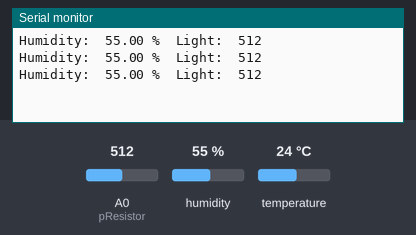
Simulated run of this sketch. Board: Arduino Uno, built with avr-gcc and run on an emulated ATmega328P. Shown: the last lines printed to the serial monitor. The test bench sets the inputs (shaded band); at power-on: humidity 55 %, A0 (pResistor) = 512, temperature 24 °C.

Above: at 1.8 s.
1.9 s: humidity set to 22 %
At 3.0 s:
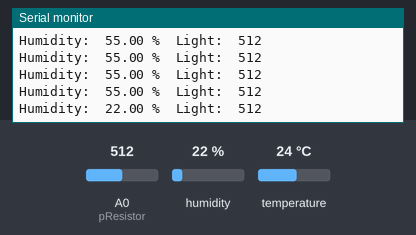
3.4 s: A0 (pResistor) set to 716
At 4.5 s:
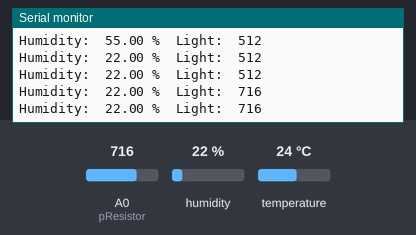
4.9 s: humidity set to 40 %
At 6.3 s:
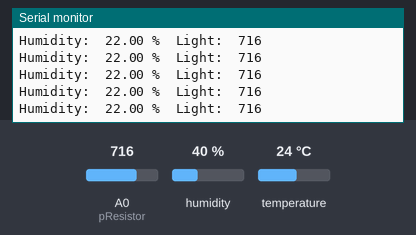
6.4 s: A0 (pResistor) set to 900
At 7.0 s:
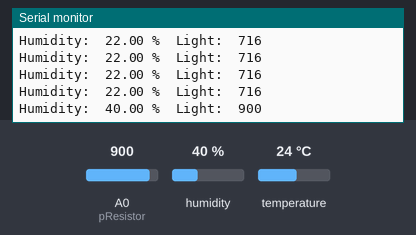
Timing chart, 0 to 8.9 s (numbered marks = the images above; inputs shaded):
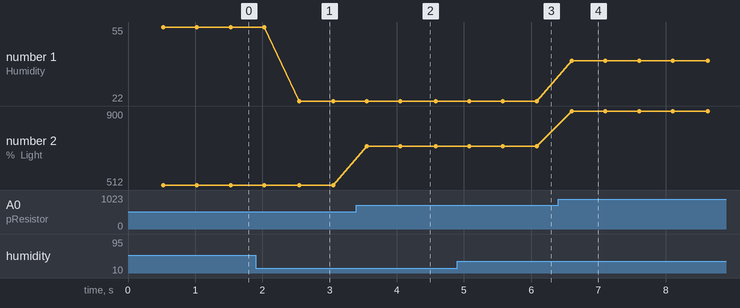

Measured:
- after the input at 1.9 s, the serial monitor: prints a new line after 0.65 s (image 1)
- after the input at 3.4 s, the serial monitor: prints a new line after 0.15 s (image 2)
- after the input at 6.4 s, the serial monitor: prints a new line after 0.20 s (image 4)
- plotted number 1: 55 → 22 after the input at 1.9 s
- plotted number 2: 512 → 716 after the input at 3.4 s, 716 → 900 after the input at 6.4 s

The sketch:

arduino_code_1.ino
```cpp
// Example testing sketch for various DHT humidity/temperature sensors
// Written by ladyada, public domain

//https://www.instructables.com/How-to-use-a-photoresistor-or-photocell-Arduino-Tu/
//https://randomnerdtutorials.com/complete-guide-for-dht11dht22-humidity-and-temperature-sensor-with-arduino/

#include "DHT.h"

#define DHTPIN 2     // what pin we're connected to

// Uncomment whatever type you're using!
#define DHTTYPE DHT11   // DHT 11
//#define DHTTYPE DHT22   // DHT 22  (AM2302)
//#define DHTTYPE DHT21   // DHT 21 (AM2301)

// Initialize DHT sensor for normal 16mhz Arduino
DHT dht(DHTPIN, DHTTYPE);
const int pResistor = A0;
int value;


void setup() {
  Serial.begin(9600);
  pinMode(pResistor, INPUT);

  dht.begin();
}

void loop() {

  // Wait a few seconds between measurements.
  delay(500);
  value = analogRead(pResistor);

  // Reading temperature or humidity takes about 250 milliseconds!
  // Sensor readings may also be up to 2 seconds 'old' (its a very slow sensor)
  float h = dht.readHumidity();
  // Read temperature as Celsius
  float t = dht.readTemperature();
  // Read temperature as Fahrenheit
  float f = dht.readTemperature(true);

  // Check if any reads failed and exit early (to try again).
  if (isnan(h) || isnan(t) || isnan(f)) {
    Serial.println("Failed to read from DHT sensor!");
    return;
  }

  // Compute heat index
  // Must send in temp in Fahrenheit!
  float hi = dht.computeHeatIndex(f, h);

  Serial.print("Humidity:\t");
  if(h < 10)
  {
    Serial.print("0");
  }
  Serial.print(h);
  Serial.print(" %\t");
  //Serial.print("Temperature:\t");
  //Serial.print(t);
  //Serial.print(" *C\t");
  //Serial.print(f);
  //Serial.print(" *F\t");
  //Serial.print("Heat index:\t");
  //Serial.print(hi);
  //Serial.print(" *F\t");
  Serial.print("Light:\t");
  if(value < 100)
  {
    Serial.print("0");
  }
  if(value < 10)
  {
    Serial.print("0");
  }
  Serial.println(value);

}
```
